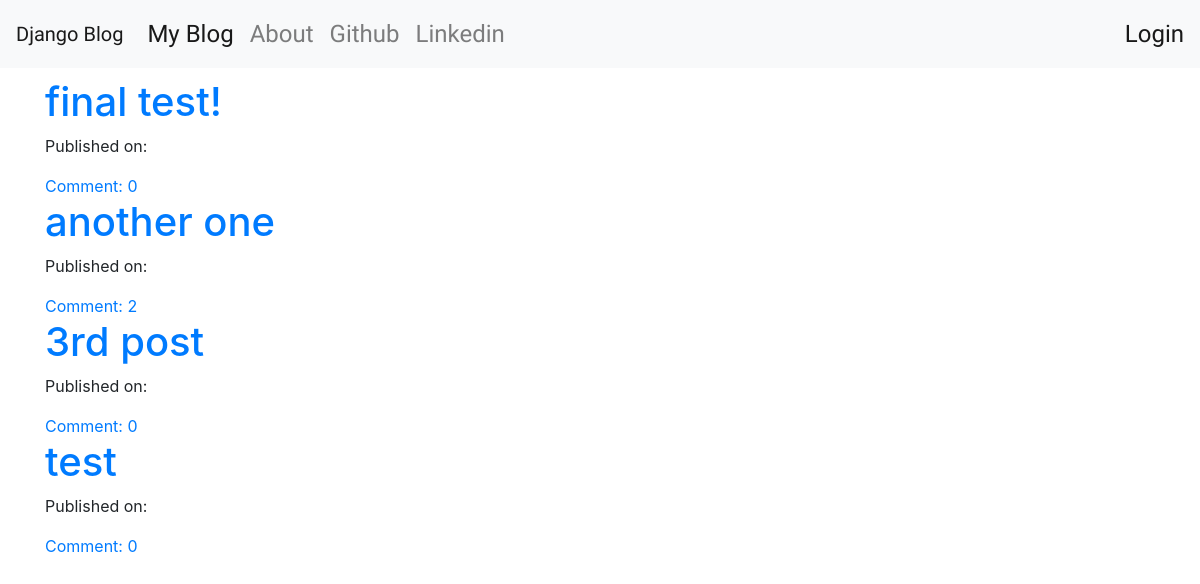
Before: / with the older database file.
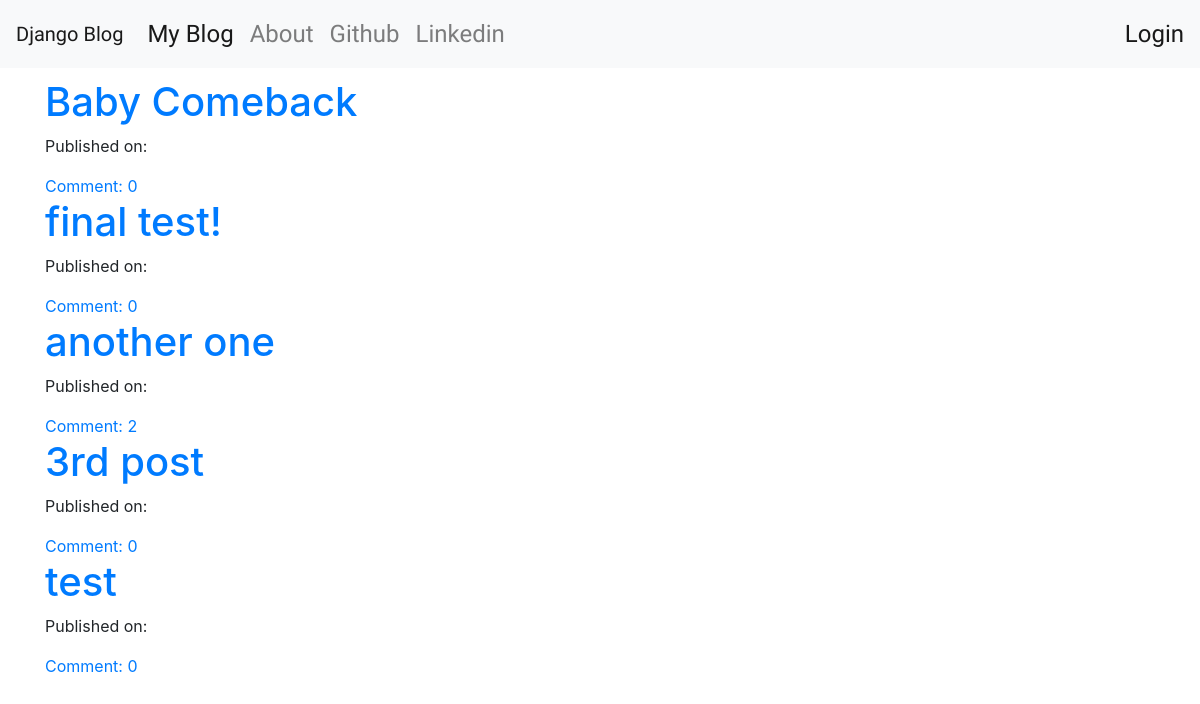
After: the same page with the newer database file.
### blog/models.py (models this page shows, shortened)
class Post(models.Model):
    author = models.ForeignKey('auth.user', on_delete=models.CASCADE)
    title = models.CharField(max_length=200)
    text = models.TextField()
    created_date = models.DateTimeField(default=timezone.now)
    published_date = models.DateTimeField(blank=True,null=True)
    def approve_comments(self):
        return self.comments.filter(approved_comment=True)

### blog/views.py (the view)
# urls.py: path("", views.PostListView.as_view(), name="post_list"),
class PostListView(ListView):
    model = Post
    def get_queryset(self):
        return Post.objects.filter(published_date__lte=timezone.now()).order_by('-published_date')

### blog/templates/blog/post_list.html
{% extends 'base.html' %}
{% block content %}
<div class="centerstage">
    {% for post in post_list %}
    <h1><a href="{% url 'post_detail' pk=post.pk %}">{{ post.title }}</a></h1>
    <div class="date">
        <p>Published on: {{ post.published|date:"D M Y" }}</p>
    </div>
    <a href="{% url 'post_detail' pk=post.pk %}">Comment: {{ post.approve_comments.count }}</a>
    {% endfor %}
</div>
{% endblock  %}d

### blog/templates/blog/base.html (shortened to what this page needs)
<!DOCTYPE html>
<html lang="en">
<head>
    <link rel="stylesheet" href="https://stackpath.bootstrapcdn.com/bootstrap/4.3.1/css/bootstrap.min.css">
    <link rel="stylesheet" href="//cdn.jsdelivr.net/npm/medium-editor@latest/dist/css/medium-editor.min.css" type="text/css" media="screen" charset="utf-8">
    {% load static %}
    <link rel="stylesheet" href="{% static 'css/blog.css' %}">
</head>
<body>
        <nav class="navbar navbar-expand-lg navbar-light bg-light techfont custom-navbar">
                <a class="navbar-brand" href="{% url 'post_list' %}">Django Blog</a>
                <div class="collapse navbar-collapse" id="navbarNav">
                  <ul class="navbar-nav">
                    <li class="nav-item active">
                      <a class="nav-link" href="{% url 'post_list' %}">My Blog <span class="sr-only">(current)</span></a>
                    </li>
                    <li class="nav-item">
                      <a class="nav-link" href="{% url 'about' %}">About</a>
                    </li>
                    <li class="nav-item">
                      <a class="nav-link" href="https://www.github.com">Github</a>
                    </li>
                    <li class="nav-item">
                            <a class="nav-link" href="https://www.linkedin.com">Linkedin</a>
                    </li>
                  </ul>
                </div>
                <ul class="navbar-nav">
                 <span class="navbar-text">
                  {% if user.is_authenticated %}
                  <li><a href="{% url 'post_new' %}">New Post</a></li>
                  <li><a href="{% url 'post_draft_list' %}">Drafts</a></li>
                  <li><a href="{% url 'logout' %}">Log Out</a></li>
                  <li><a>Welcome {{ user.username }}</a></li>
                  {% else %}
                  <li><a class="" href="{% url 'login' %}"><span class="">Login</span></a></li>
                  {% endif %}
                </span>
                </ul>
              </nav>
              <div class="content container">
                  <div class="row">
                      <div class="col-md-8">
                          <div class="blog_posts">
                              {% block content %}
                              {% endblock %}
                          </div>
                      </div>
                  </div>
              </div>
</body>
</html>

### blog/static/css/blog.css (style rules this page uses)
.techfont { font-family: 'Russo One',sans-serif; font-size: 1.5em; margin-bottom: 10px; }
.centerstage { margin-left: auto; margin-right:auto; }

Changed rows visible on the page:
added Post: title "Baby Comeback", approve_comments.count "0"
